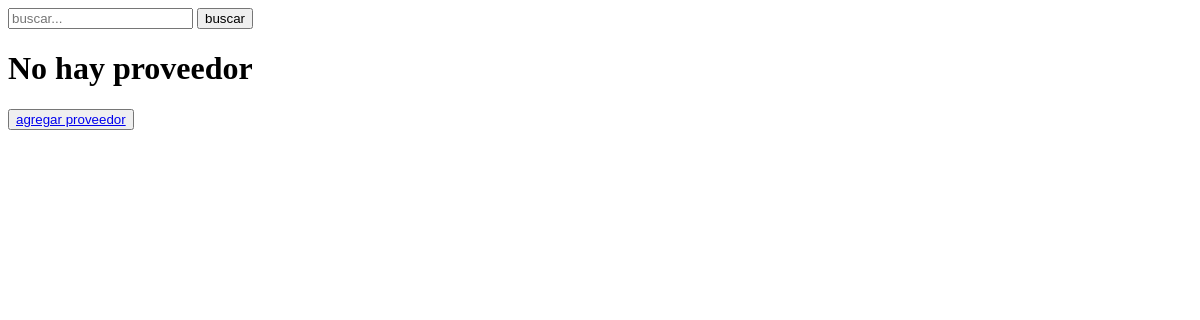
Before: /proveedor/proveedor/list with the older database file.
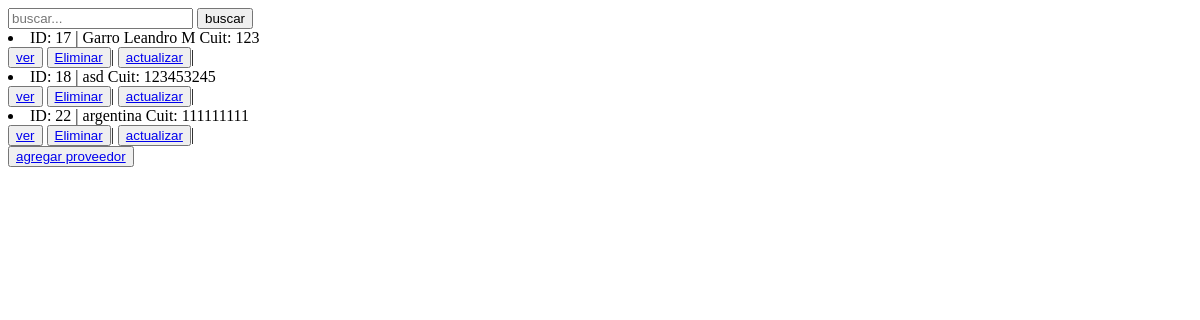
After: the same page with the newer database file.
### forms/models.py (models this page shows)
class proveedor(models.Model):
    imagen = models.ImageField(upload_to="proveedor/", null=True, blank=True, verbose_name="Imagen", help_text="Imagen del Proveedor" )
    name = models.CharField(max_length=60, null=False, blank=False, unique=False,verbose_name="Nombre", help_text="Nombre del Proveedor")
    num_cuenta = models.IntegerField(null=True, blank=False,unique=True, verbose_name="Numero de cuenta", help_text="Número de cuenta del Proveedor")
    cuit = models.IntegerField(null=True, blank=False,unique=True, verbose_name="Cuit", help_text="Cuit del Proveedor")
    email = models.EmailField(max_length=254, null=False, blank=False, unique=True, verbose_name="E-mail", help_text="E-mail del Proveedor")
    direccion = models.CharField(max_length=150, null=True, blank=False, verbose_name="direccion", help_text="Domicilio del Proveedor")
    whatsapp = models.IntegerField(null=True, blank=False,unique=True, verbose_name="Whatsapp", help_text="Whatsapp del Proveedor")
    phone = models.CharField(max_length=15,null=False, blank=False, unique=True, verbose_name="Teléfono", help_text="Teléfono del Proveedor", validators=[RegexValidator(r'^\+?1?\d{9,15}$', message="El número de teléfono debe tener un formato válido.")])
    provee = models.TextField(max_length=150, null=False, blank=False, verbose_name="provee", help_text="que provee")
    def __str__(self):
        return f"ID: {self.pk} | {self.name} Cuit: {self.cuit}"

### forms/views.py (the view)
# urls.py: path("proveedor/list", views.proveedorList.as_view(), name="proveedor_list"),
class proveedorList(ListView):
    model = models.proveedor
    template_name = "proveedor/leer_proveedores.html"
    context_object_name = "proveedor"

### template/proveedor/leer_proveedores.html (shortened to what this page needs)
<!DOCTYPE html>
<html lang="en">
<head>
</head>
<body>
    <form action="../buscar/" method="get">
        <input type="text" name="buscar_proveedor" id="buscar_proveedor" placeholder="buscar...">
        <input type="submit" value="buscar">
    </form>
    {% if proveedor %}
    {% for proveedor in proveedor %}
        <li>
            {{proveedor}}
        </li>
        <button>
            <a href="{% url 'proveedor_detalle' proveedor.id %}">ver</a>
        </button>
        <button>
            <a href="{% url 'proveedor_delete' proveedor.id %}">Eliminar</a>
        </button>|
        <button>
            <a href="{% url 'proveedor_update' proveedor.id %}">actualizar</a>
        </button>|
    {% endfor %}
    {% else %}
    <h1>No hay proveedor</h1>
    {% endif %}
    <div>
        <button>
            <a href="{% url 'proveedor_create' %}">agregar proveedor</a>
        </button>
</body>
</html>

Changed rows visible on the page:
added proveedor: id+name+cuit "ID: 17 | Garro Leandro M Cuit: 123"
added proveedor: id+name+cuit "ID: 18 | asd Cuit: 123453245"
added proveedor: id+name+cuit "ID: 22 | argentina Cuit: 111111111"
Other visible differences:
text no longer shown: "No hay proveedor"
